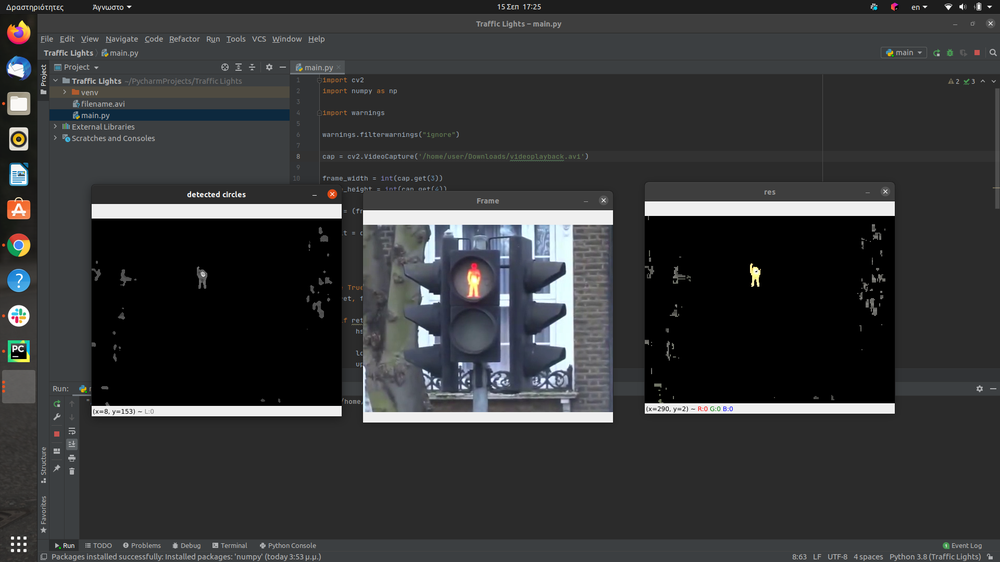
#> input picture Στιγμιότυπο από 2021-09-15 17-25-23.png, 1000 x 562 px, shrunk from 1920 x 1080 before the run, given in place of videoplayback.avi, which was not available
$ python main.py
#> lines starting #> are read from the running program, lines starting #| are printed output that depends on the picture; after the words box and inside, x2 and y2 are one past the last pixel; in counts of white or black regions, pixels touching at a corner belong together; pictures that were not available may be replaced by others from this repository, and a replacement may not be noted
import cv2
import numpy as np

import warnings

warnings.filterwarnings("ignore")

cap = cv2.VideoCapture('/home/user/Downloads/videoplayback.avi')

frame_width = int(cap.get(3))
frame_height = int(cap.get(4))

size = (frame_width, frame_height)

result = cv2.VideoWriter('filename.avi',
                         cv2.VideoWriter_fourcc(*'MJPG'),
                         10, size)


while True:
    ret, frame = cap.read()
#> frame is the input picture: shape (562, 1000, 3); mean B, G, R 55.6, 54.5, 53.4

    if ret == True:
        hsv = cv2.cvtColor(frame, cv2.COLOR_BGR2HSV)
#> hsv: shape (562, 1000, 3); mean H, S, V 31.2, 11.6, 56.7

        lower_yellow = np.array([20, 0, 0])
        upper_yellow = np.array([40, 255, 255])

        mask = cv2.inRange(hsv, lower_yellow, upper_yellow)
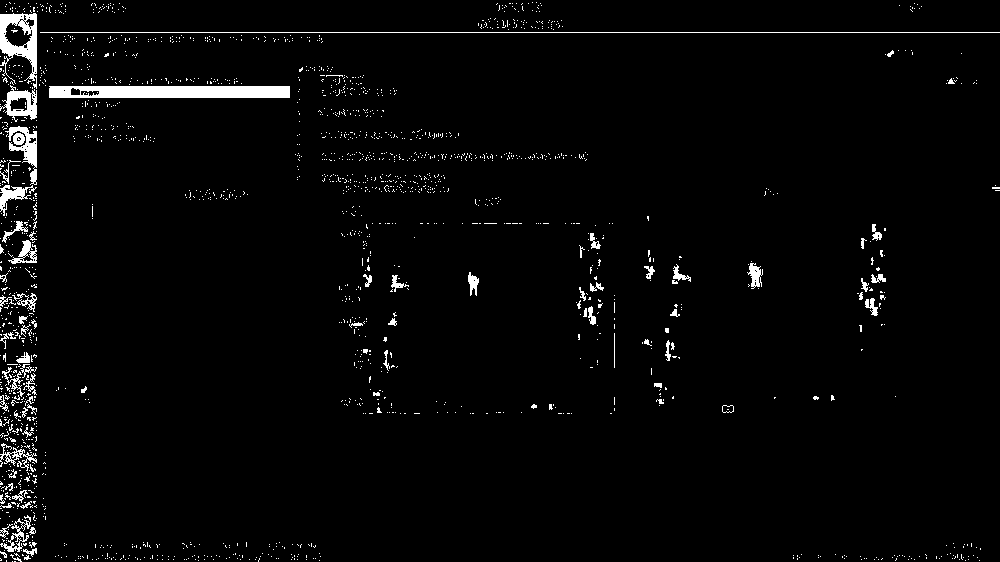
#> mask: shape (562, 1000); 2.7% white; 1898 white regions (1817 under 20 px), largest, box (x1, y1, x2, y2) and area: (49, 86, 290, 98) 2774, (0, 13, 37, 89) 1284, (40, 32, 1000, 33) 960
        res = cv2.bitwise_and(frame, frame, mask=mask)
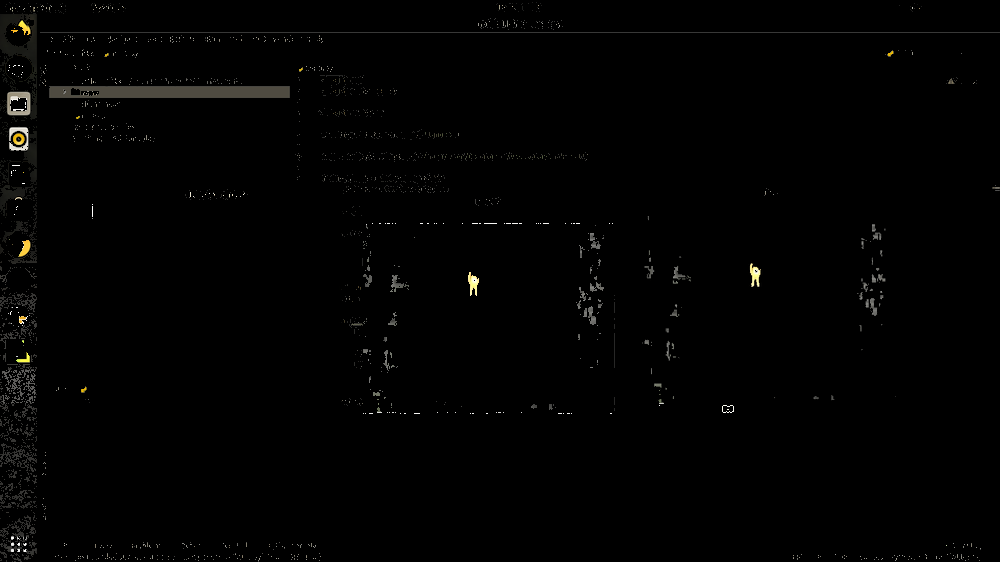
#> res: shape (562, 1000, 3); mean B, G, R 1.9, 2.2, 2.2

        img = cv2.medianBlur(res, 5)
        ccimg = cv2.cvtColor(img, cv2.COLOR_HSV2BGR)
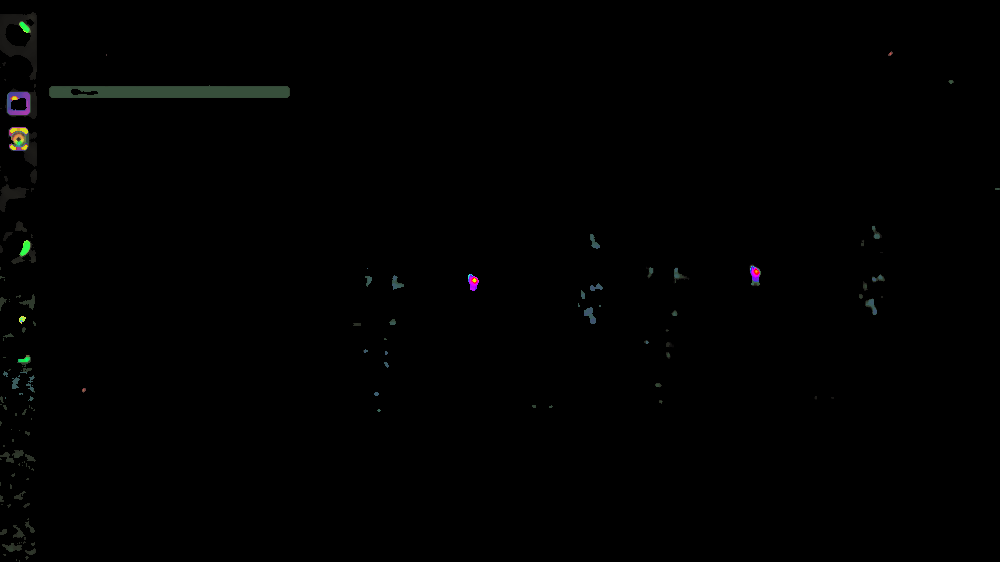
#> ccimg: shape (562, 1000, 3); mean B, G, R 0.9, 1.1, 0.9
        cimg = cv2.cvtColor(ccimg, cv2.COLOR_BGR2GRAY)
        circles = cv2.HoughCircles(cimg, cv2.HOUGH_GRADIENT, 1, 20, param1=50, param2=30, minRadius=20, maxRadius=30)
#> circles = None
        if circles is not None:
            print("circle is found")
            circles = np.uint16(np.around(circles))
            for i in circles[0, :]:
                cv2.circle(cimg, (i[0], i[1]), i[2], (0, 255, 0), 2)
                cv2.circle(cimg, (i[0], i[1]), 2, (0, 0, 255), 3)
        cv2.imshow('detected circles', cimg)
        cv2.imshow('res', res)

        result.write(frame)

        cv2.imshow('Frame', frame)

    else:
        print("Read Failed")

    if cv2.waitKey(1) & 0xFF == ord("q"):
#> (key q is pressed here)
        break
cap.release()
result.release()
cv2.destroyAllWindows()
